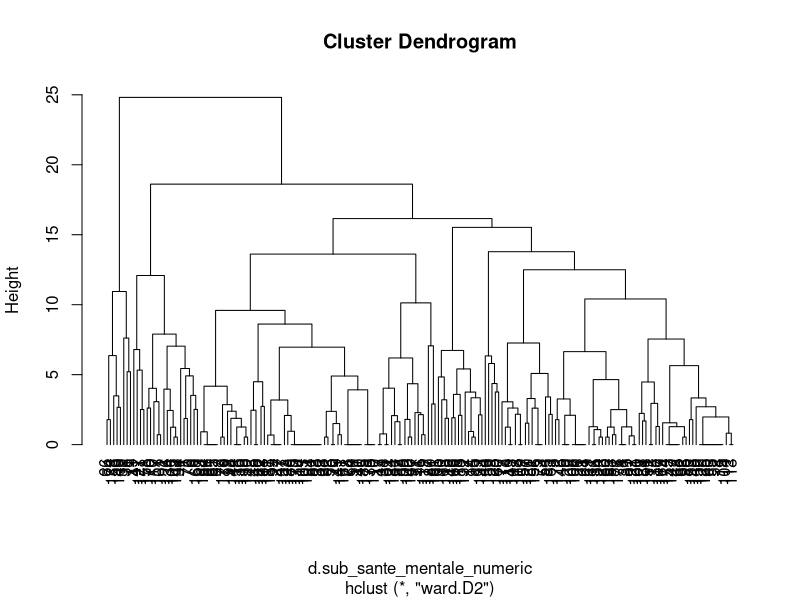
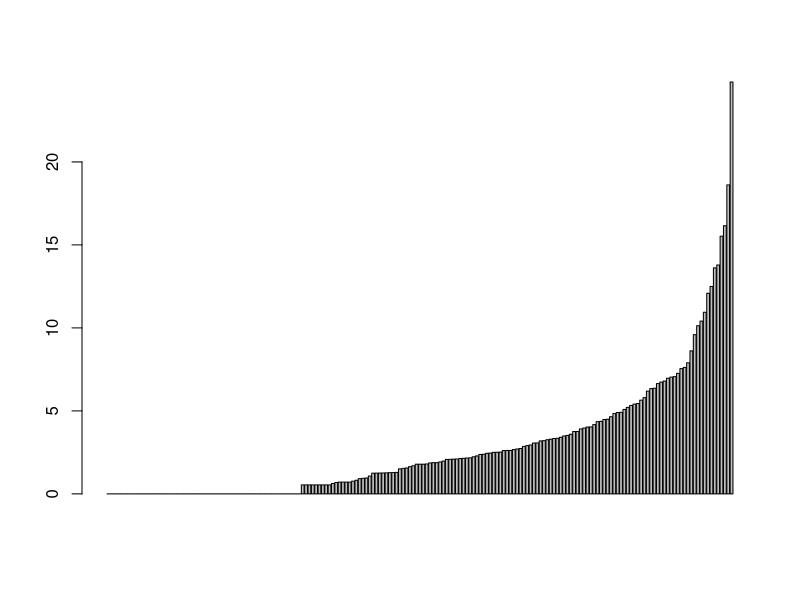
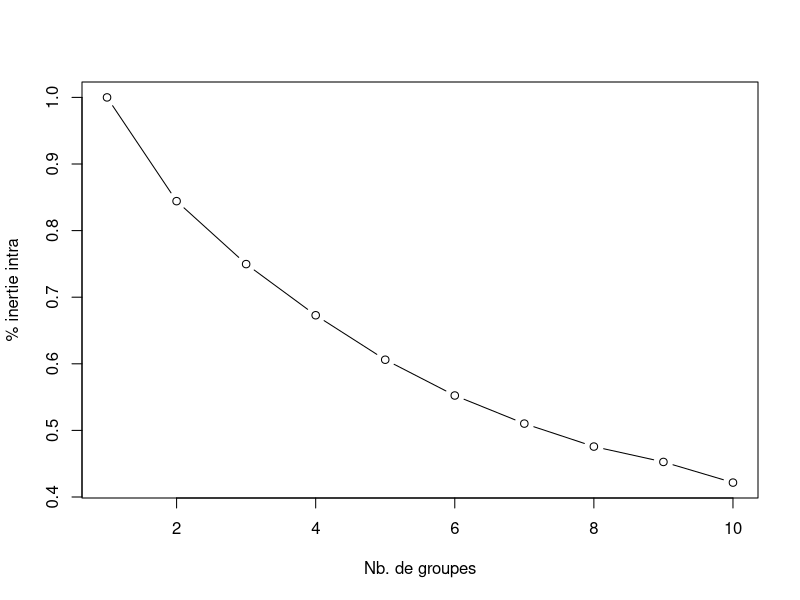
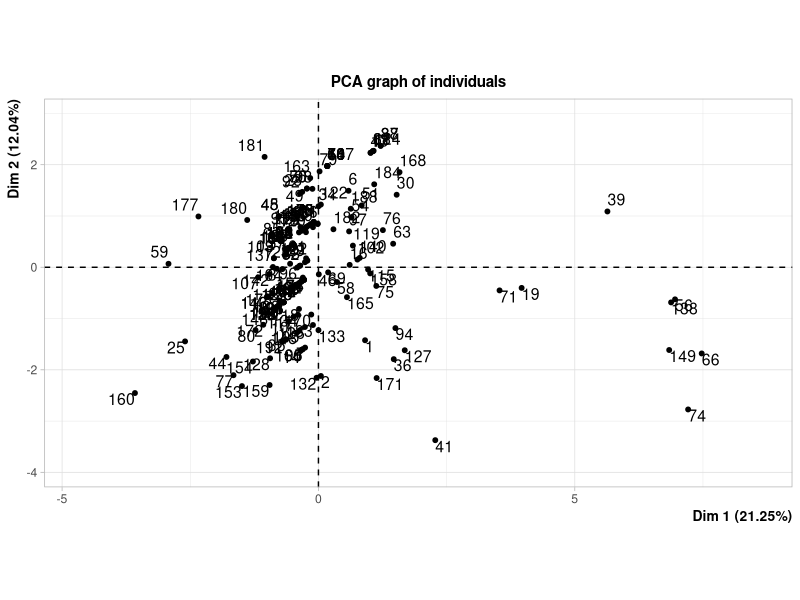
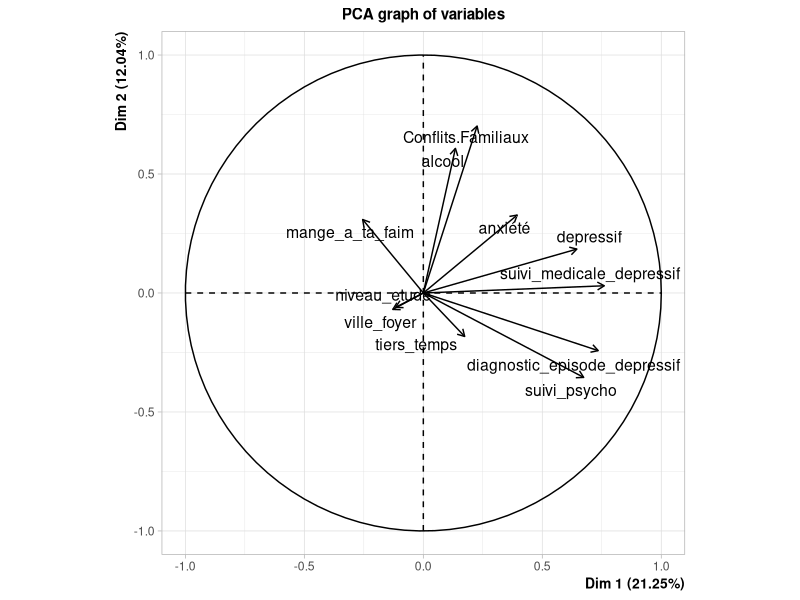

The R source for these figures, in order:
## ---- chunk 1
sub_sante_mentale=read.csv("sante_mentale_regrouped.csv")
sub_sante_mentale <- sub_sante_mentale[sub_sante_mentale$depressif %in% c("Oui", "Non"), ]

# Convertir toutes les variables du dataframe en facteurs
for (column in names(sub_sante_mentale)) {
  sub_sante_mentale[[column]] <- as.factor(sub_sante_mentale[[column]])
}

# Subsetting the dataframe to keep only rows where depressif is "Oui" or "Non"
#sub_sante_mentale

# Assuming your data frame is named 'data'
sub_sante_mentale <- sub_sante_mentale[c("ville_foyer", "mange_a_ta_faim", "alcool", "Conflits.Familiaux", 
                        "tiers_temps", "niveau_etude", "anxiété", "suivi_psycho", 
                        "diagnostic_episode_depressif", "depressif", "suivi_medicale_depressif")]

#sub_sante_mentale
## ---- chunk 2
sub_sante_mentale_numeric <- as.data.frame(lapply(sub_sante_mentale, function(x) {
  if(is.factor(x)) as.numeric(x) else x
}))

sub_sante_mentale_numeric.cr <- scale(sub_sante_mentale_numeric, center = TRUE, scale = TRUE)
## ---- chunk 3
d.sub_sante_mentale_numeric = dist(sub_sante_mentale_numeric.cr)
cah.ward <- hclust(d.sub_sante_mentale_numeric, method="ward.D2")
plot(cah.ward,hang=-1)
## ---- chunk 4
barplot(cah.ward$height)
## ---- chunk 5
inertie.intra <- rep(0,times=10)
for (k in 1:10){
  kmeans.result <- kmeans(sub_sante_mentale_numeric.cr,centers=k,nstart=100)
  inertie.intra[k] <- kmeans.result$tot.withinss/kmeans.result$totss
}
# graphique
plot(1:10,inertie.intra,type="b",xlab="Nb. de groupes",ylab="% inertie intra")
## ---- chunk 6
kmeans.result <- kmeans(sub_sante_mentale_numeric,centers = 3)
kmeans.result$size
## ---- chunk 7
library(FactoMineR)
res = PCA(sub_sante_mentale_numeric,scale.unit = TRUE)
